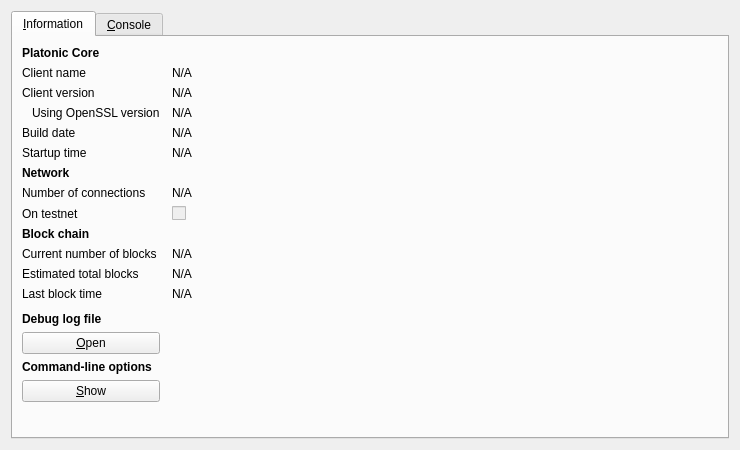
<?xml version="1.0" encoding="UTF-8"?>
<ui version="4.0">
 <class>RPCConsole</class>
 <widget class="QDialog" name="RPCConsole">
  <property name="geometry">
   <rect>
    <x>0</x>
    <y>0</y>
    <width>740</width>
    <height>450</height>
   </rect>
  </property>
  <property name="windowTitle">
   <string>Platonic - Debug window</string>
  </property>
  <layout class="QVBoxLayout" name="verticalLayout_2">
   <item>
    <widget class="QTabWidget" name="tabWidget">
     <property name="currentIndex">
      <number>0</number>
     </property>
     <widget class="QWidget" name="tab_info">
      <attribute name="title">
       <string>&amp;Information</string>
      </attribute>
      <layout class="QGridLayout" name="gridLayout" columnstretch="0,1">
       <property name="horizontalSpacing">
        <number>12</number>
       </property>
       <item row="0" column="0">
        <widget class="QLabel" name="label_9">
         <property name="font">
          <font>
           <weight>75</weight>
           <bold>true</bold>
          </font>
         </property>
         <property name="text">
          <string>Platonic Core</string>
         </property>
        </widget>
       </item>
       <item row="1" column="0">
        <widget class="QLabel" name="label_5">
         <property name="text">
          <string>Client name</string>
         </property>
        </widget>
       </item>
       <item row="1" column="1">
        <widget class="QLabel" name="clientName">
         <property name="cursor">
          <cursorShape>IBeamCursor</cursorShape>
         </property>
         <property name="text">
          <string>N/A</string>
         </property>
         <property name="textFormat">
          <enum>Qt::PlainText</enum>
         </property>
         <property name="textInteractionFlags">
          <set>Qt::LinksAccessibleByMouse|Qt::TextSelectableByKeyboard|Qt::TextSelectableByMouse</set>
         </property>
        </widget>
       </item>
       <item row="2" column="0">
        <widget class="QLabel" name="label_6">
         <property name="text">
          <string>Client version</string>
         </property>
        </widget>
       </item>
       <item row="2" column="1">
        <widget class="QLabel" name="clientVersion">
         <property name="cursor">
          <cursorShape>IBeamCursor</cursorShape>
         </property>
         <property name="text">
          <string>N/A</string>
         </property>
         <property name="textFormat">
          <enum>Qt::PlainText</enum>
         </property>
         <property name="textInteractionFlags">
          <set>Qt::LinksAccessibleByMouse|Qt::TextSelectableByKeyboard|Qt::TextSelectableByMouse</set>
         </property>
        </widget>
       </item>
       <item row="3" column="0">
        <widget class="QLabel" name="label_14">
         <property name="text">
          <string>Using OpenSSL version</string>
         </property>
         <property name="indent">
          <number>10</number>
         </property>
        </widget>
       </item>
       <item row="3" column="1">
        <widget class="QLabel" name="openSSLVersion">
         <property name="cursor">
          <cursorShape>IBeamCursor</cursorShape>
         </property>
         <property name="text">
          <string>N/A</string>
         </property>
         <property name="textFormat">
          <enum>Qt::PlainText</enum>
         </property>
         <property name="textInteractionFlags">
          <set>Qt::LinksAccessibleByMouse|Qt::TextSelectableByKeyboard|Qt::TextSelectableByMouse</set>
         </property>
        </widget>
       </item>
       <item row="4" column="0">
        <widget class="QLabel" name="label_12">
         <property name="text">
          <string>Build date</string>
         </property>
        </widget>
       </item>
       <item row="4" column="1">
        <widget class="QLabel" name="buildDate">
         <property name="cursor">
          <cursorShape>IBeamCursor</cursorShape>
         </property>
         <property name="text">
          <string>N/A</string>
         </property>
         <property name="textFormat">
          <enum>Qt::PlainText</enum>
         </property>
         <property name="textInteractionFlags">
          <set>Qt::LinksAccessibleByMouse|Qt::TextSelectableByKeyboard|Qt::TextSelectableByMouse</set>
         </property>
        </widget>
       </item>
       <item row="5" column="0">
        <widget class="QLabel" name="label_13">
         <property name="text">
          <string>Startup time</string>
         </property>
        </widget>
       </item>
       <item row="5" column="1">
        <widget class="QLabel" name="startupTime">
         <property name="cursor">
          <cursorShape>IBeamCursor</cursorShape>
         </property>
         <property name="text">
          <string>N/A</string>
         </property>
         <property name="textFormat">
          <enum>Qt::PlainText</enum>
         </property>
         <property name="textInteractionFlags">
          <set>Qt::LinksAccessibleByMouse|Qt::TextSelectableByKeyboard|Qt::TextSelectableByMouse</set>
         </property>
        </widget>
       </item>
       <item row="6" column="0">
        <widget class="QLabel" name="label_11">
         <property name="font">
          <font>
           <weight>75</weight>
           <bold>true</bold>
          </font>
         </property>
         <property name="text">
          <string>Network</string>
         </property>
        </widget>
       </item>
       <item row="7" column="0">
        <widget class="QLabel" name="label_7">
         <property name="text">
          <string>Number of connections</string>
         </property>
        </widget>
       </item>
       <item row="7" column="1">
        <widget class="QLabel" name="numberOfConnections">
         <property name="cursor">
          <cursorShape>IBeamCursor</cursorShape>
         </property>
         <property name="text">
          <string>N/A</string>
         </property>
         <property name="textFormat">
          <enum>Qt::PlainText</enum>
         </property>
         <property name="textInteractionFlags">
          <set>Qt::LinksAccessibleByMouse|Qt::TextSelectableByKeyboard|Qt::TextSelectableByMouse</set>
         </property>
        </widget>
       </item>
       <item row="8" column="0">
        <widget class="QLabel" name="label_8">
         <property name="text">
          <string>On testnet</string>
         </property>
        </widget>
       </item>
       <item row="8" column="1">
        <widget class="QCheckBox" name="isTestNet">
         <property name="enabled">
          <bool>false</bool>
         </property>
         <property name="text">
          <string/>
         </property>
        </widget>
       </item>
       <item row="9" column="0">
        <widget class="QLabel" name="label_10">
         <property name="font">
          <font>
           <weight>75</weight>
           <bold>true</bold>
          </font>
         </property>
         <property name="text">
          <string>Block chain</string>
         </property>
        </widget>
       </item>
       <item row="10" column="0">
        <widget class="QLabel" name="label_3">
         <property name="text">
          <string>Current number of blocks</string>
         </property>
        </widget>
       </item>
       <item row="10" column="1">
        <widget class="QLabel" name="numberOfBlocks">
         <property name="cursor">
          <cursorShape>IBeamCursor</cursorShape>
         </property>
         <property name="text">
          <string>N/A</string>
         </property>
         <property name="textFormat">
          <enum>Qt::PlainText</enum>
         </property>
         <property name="textInteractionFlags">
          <set>Qt::LinksAccessibleByMouse|Qt::TextSelectableByKeyboard|Qt::TextSelectableByMouse</set>
         </property>
        </widget>
       </item>
       <item row="11" column="0">
        <widget class="QLabel" name="label_4">
         <property name="text">
          <string>Estimated total blocks</string>
         </property>
        </widget>
       </item>
       <item row="11" column="1">
        <widget class="QLabel" name="totalBlocks">
         <property name="cursor">
          <cursorShape>IBeamCursor</cursorShape>
         </property>
         <property name="text">
          <string>N/A</string>
         </property>
         <property name="textFormat">
          <enum>Qt::PlainText</enum>
         </property>
         <property name="textInteractionFlags">
          <set>Qt::LinksAccessibleByMouse|Qt::TextSelectableByKeyboard|Qt::TextSelectableByMouse</set>
         </property>
        </widget>
       </item>
       <item row="12" column="0">
        <widget class="QLabel" name="label_2">
         <property name="text">
          <string>Last block time</string>
         </property>
        </widget>
       </item>
       <item row="12" column="1">
        <widget class="QLabel" name="lastBlockTime">
         <property name="cursor">
          <cursorShape>IBeamCursor</cursorShape>
         </property>
         <property name="text">
          <string>N/A</string>
         </property>
         <property name="textFormat">
          <enum>Qt::PlainText</enum>
         </property>
         <property name="textInteractionFlags">
          <set>Qt::LinksAccessibleByMouse|Qt::TextSelectableByKeyboard|Qt::TextSelectableByMouse</set>
         </property>
        </widget>
       </item>
       <item row="13" column="0">
        <spacer name="verticalSpacer_2">
         <property name="orientation">
          <enum>Qt::Vertical</enum>
         </property>
         <property name="sizeHint" stdset="0">
          <size>
           <width>20</width>
           <height>20</height>
          </size>
         </property>
        </spacer>
       </item>
       <item row="14" column="0">
        <widget class="QLabel" name="labelDebugLogfile">
         <property name="font">
          <font>
           <weight>75</weight>
           <bold>true</bold>
          </font>
         </property>
         <property name="text">
          <string>Debug log file</string>
         </property>
        </widget>
       </item>
       <item row="15" column="0">
        <widget class="QPushButton" name="openDebugLogfileButton">
         <property name="toolTip">
          <string>Open the Platonic debug log file from the current data directory. This can take a few seconds for large log files.</string>
         </property>
         <property name="text">
          <string>&amp;Open</string>
         </property>
         <property name="autoDefault">
          <bool>false</bool>
         </property>
        </widget>
       </item>
       <item row="16" column="0">
        <widget class="QLabel" name="labelCLOptions">
         <property name="font">
          <font>
           <weight>75</weight>
           <bold>true</bold>
          </font>
         </property>
         <property name="text">
          <string>Command-line options</string>
         </property>
        </widget>
       </item>
       <item row="17" column="0">
        <widget class="QPushButton" name="showCLOptionsButton">
         <property name="toolTip">
          <string>Show the Platonic-Qt help message to get a list with possible Platonic command-line options.</string>
         </property>
         <property name="text">
          <string>&amp;Show</string>
         </property>
         <property name="autoDefault">
          <bool>false</bool>
         </property>
        </widget>
       </item>
       <item row="18" column="0">
        <spacer name="verticalSpacer">
         <property name="orientation">
          <enum>Qt::Vertical</enum>
         </property>
         <property name="sizeHint" stdset="0">
          <size>
           <width>20</width>
           <height>40</height>
          </size>
         </property>
        </spacer>
       </item>
      </layout>
     </widget>
     <widget class="QWidget" name="tab_console">
      <attribute name="title">
       <string>&amp;Console</string>
      </attribute>
      <layout class="QVBoxLayout" name="verticalLayout_3">
       <property name="spacing">
        <number>3</number>
       </property>
       <item>
        <widget class="QTextEdit" name="messagesWidget">
         <property name="minimumSize">
          <size>
           <width>0</width>
           <height>100</height>
          </size>
         </property>
         <property name="readOnly">
          <bool>true</bool>
         </property>
         <property name="tabKeyNavigation" stdset="0">
          <bool>false</bool>
         </property>
         <property name="columnCount" stdset="0">
          <number>2</number>
         </property>
        </widget>
       </item>
       <item>
        <layout class="QHBoxLayout" name="horizontalLayout">
         <property name="spacing">
          <number>3</number>
         </property>
         <item>
          <widget class="QLabel" name="label">
           <property name="text">
            <string notr="true">&gt;</string>
           </property>
          </widget>
         </item>
         <item>
          <widget class="QLineEdit" name="lineEdit"/>
         </item>
         <item>
          <widget class="QPushButton" name="clearButton">
           <property name="maximumSize">
            <size>
             <width>24</width>
             <height>24</height>
            </size>
           </property>
           <property name="toolTip">
            <string>Clear console</string>
           </property>
           <property name="text">
            <string/>
           </property>
           <property name="icon">
            <iconset resource="../bitcoin.qrc">
             <normaloff>:/icons/remove</normaloff>:/icons/remove</iconset>
           </property>
           <property name="shortcut">
            <string notr="true">Ctrl+L</string>
           </property>
           <property name="autoDefault">
            <bool>false</bool>
           </property>
          </widget>
         </item>
        </layout>
       </item>
      </layout>
     </widget>
    </widget>
   </item>
  </layout>
 </widget>
 <resources>
  <include location="../bitcoin.qrc"/>
 </resources>
 <connections/>
</ui>
